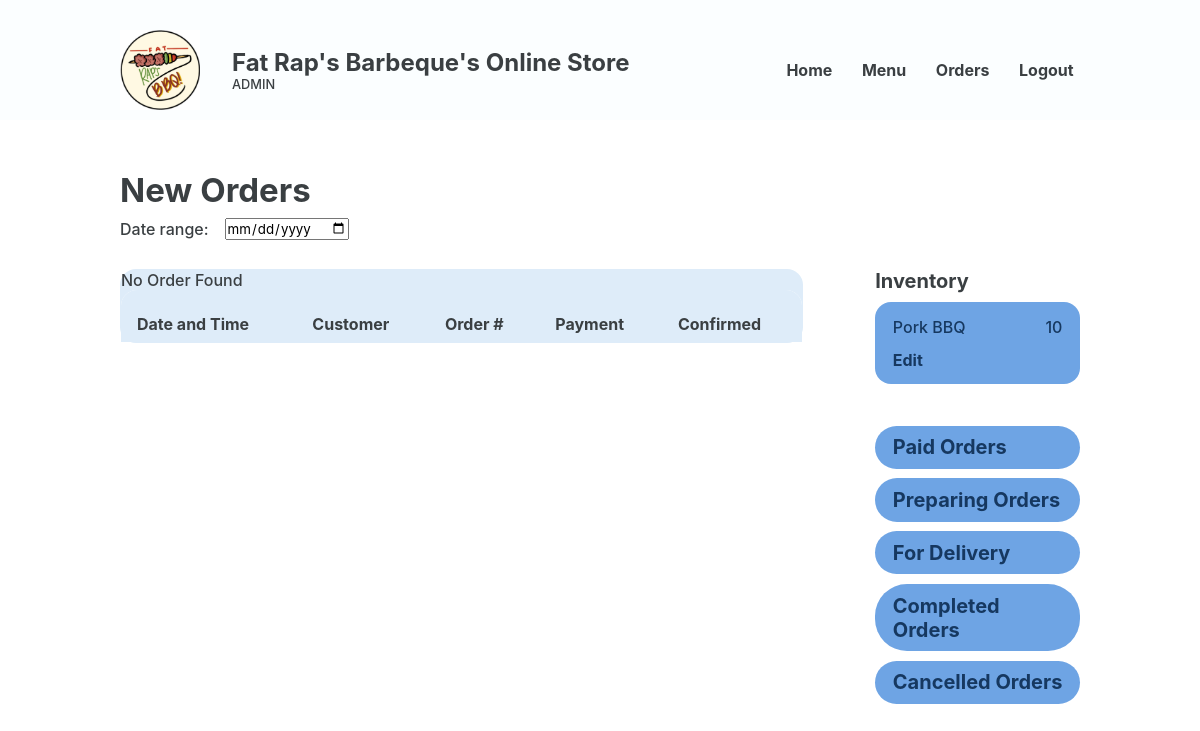
The page /Website/admin-new-orders.php on the database as committed earlier.
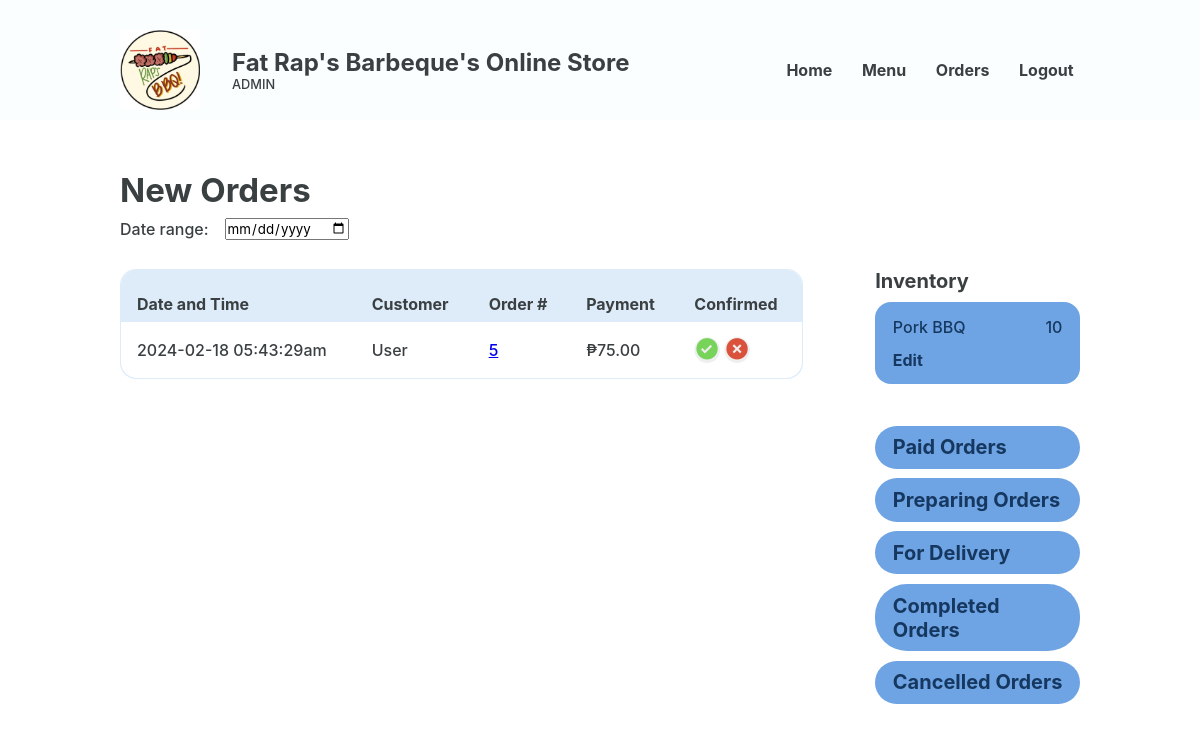
The same page on the database as committed later.
### tables this page shows
CREATE TABLE `placed_order` (
  `PLACED_ORDER_ID` int(18) UNSIGNED NOT NULL,
  `CUS_ID` int(18) NOT NULL,
  `CUS_NAME` varchar(20) NOT NULL,
  `CUS_NUMBER` int(11) NOT NULL,
  `CUS_EMAIL` varchar(35) NOT NULL,
  `PLACED_ORDER_DATE` varchar(50) NOT NULL,
  `PLACED_ORDER_TOTAL` decimal(10,2) NOT NULL,
  `DELIVERY_ADDRESS` varchar(255) NOT NULL,
  `DELIVERY_DATE` varchar(50) NOT NULL,
  `PLACED_ORDER_STATUS` varchar(50) NOT NULL,
  `PLACED_ORDER_CONFIRMATION` varchar(50) NOT NULL
);

### Website/admin-new-orders.php (the view, shortened to what this page needs)
<?php
@include 'constants.php';
?>
<!DOCTYPE html>
<html lang="en">
<head>
    <link rel="stylesheet" href="header-styles.css">
    <link rel="stylesheet" href="admin-styles.css">
    <link href='https://unpkg.com/boxicons@2.1.4/css/boxicons.min.css' rel='stylesheet'>
</head>
<body>
    <header class="backend">
        <div class="header-container">
            <div class="website-title">
                <img id="logo" src="images/client-logo.jpg">
                <div class="text">
                    <h1>Fat Rap's Barbeque's Online Store</h1>
                    <p>ADMIN</p>
                </div>
            </div>
            <nav>
                <ul>
                    <li><a href="#">Home</a></li>
                    <li><a href="#">Menu</a></li>
                    <li><a href="#">Orders</a></li>
                    <li><a href="logout.php">Logout</a></li>
                </ul>
            </nav>
        </div>
    </header>
    <main>
        <section class="section">
            <div class="section-heading">
                <h2>New Orders</h2>
                <div class="inline">
                    <p>Date range:</p>
                    <input type="date">
                </div>
            </div>
            <section class="section-body">
                <section class="main-section table-wrapper">
                    <table class="alternating">
                        <tr>
                            <th class="header">Date and Time</th>
                            <th class="header">Customer</th>
                            <th class="header">Order #</th>
                            <th class="header">Payment</th>
                            <th class="header">Confirmed</th>
                        </tr>
                        <?php
                        $sql = "SELECT * FROM placed_order";
                        $res = mysqli_query($conn, $sql);
                        $count = mysqli_num_rows($res);
                        if ($count > 0) {
                            while ($row = mysqli_fetch_assoc($res)) {
                                $PLACED_ORDER_ID = $row['PLACED_ORDER_ID'];
                                $CUS_ID = $row['CUS_ID'];
                                $CUS_NAME = $row['CUS_NAME'];
                                $PLACED_ORDER_DATE = $row['PLACED_ORDER_DATE'];
                                $PLACED_ORDER_TOTAL = $row['PLACED_ORDER_TOTAL'];
                        ?>
                                <tr>
                                    <td data-cell="Date and Time"><?php echo $PLACED_ORDER_DATE ?></td>
                                    <td data-cell="customer"><?php echo $CUS_NAME ?></td>
                                    <td data-cell="Order #"><a href="<?php echo SITEURL?>admin-order-details.php?CUS_ID=<?php echo $CUS_ID; ?>"><?php echo $PLACED_ORDER_ID ?></a></td>
                                    <td data-cell="Payment">₱<?php echo $PLACED_ORDER_TOTAL ?></td>
                                    <td data-cell="Confimed">
                                        <div class="btn-wrapper">
                                            <form method="POST">
                                                <button class="btn-check" name="confirmed"><i class='bx bxs-check-circle'></i></button>
                                                <button class="btn-cross" name="not-confirmed"><i class='bx bxs-x-circle'></i></button>
                                            </form>
                                        </div>
                                    </td>
                                </tr>
                        <?php
                            }
                        } else {
                            echo "<div class='error'>No Order Found</div>";
                        }
                        ?>
                    </table>
                </section>
                <section class="side-menu">
                    <div class="group inventory">
                        <h3>Inventory</h3>
                        <div class="inventory-box">
                            <div class="inline">
                                <p>Pork BBQ</p>
                                <p class="number">10</p>
                            </div>
                            <a href="" class="edit">Edit</a>
                        </div>
                    </div>
                    <div class="group">
                        <a href="" class="view big-font">Paid Orders</a>
                        <a href="" class="view big-font">Preparing Orders</a>
                        <a href="" class="view big-font">For Delivery</a>
                        <a href="" class="view big-font">Completed Orders</a>
                        <a href="" class="view big-font">Cancelled Orders</a>
                    </div>
                </section>
            </section>
        </section>
    </main>
</body>
</html>

Rows that differ between the two databases and show on the page:
added placed_order: PLACED_ORDER_DATE "2024-02-18 05:43:29am", CUS_NAME "User", PLACED_ORDER_ID "5", PLACED_ORDER_TOTAL "75.00"
Other text that changed with them:
text no longer shown: "No Order Found"
